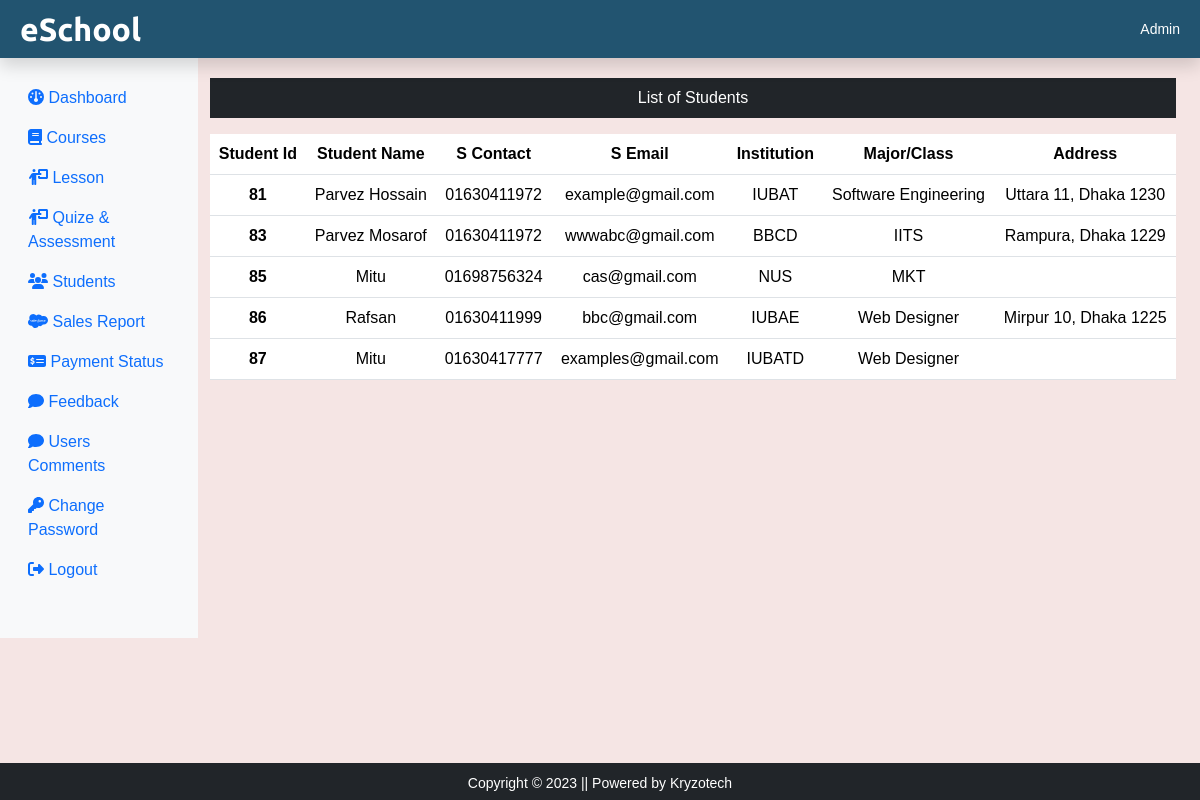
Page /eSchool/admin/students.php (signed in) on the committed database.
### tables this page shows
CREATE TABLE `student` (
  `stu_id` int(11) NOT NULL,
  `stu_name` varchar(255) NOT NULL,
  `stu_contact` varchar(255) NOT NULL,
  `stu_email` varchar(255) NOT NULL,
  `stu_insname` varchar(255) NOT NULL,
  `stu_major` varchar(255) NOT NULL,
  `stu_password` varchar(255) NOT NULL,
  `stu_occ` varchar(255) NOT NULL,
  `stu_img` text NOT NULL,
  `stu_paddress` varchar(255) NOT NULL
);

### eSchool/admin/students.php (the view, shortened to what this page needs)
	<?php
	include('../admin/includes/header.php');
	include_once('../admin/includes/dbconnection.php');
	?>
<div class="col-sm-10 mt-5">
		<p class="text-center bg-dark text-white p-2">List of Students</p>
		<?php
		$sql = "SELECT * FROM student";
		$result = $conn->query($sql);
		if ($result ->num_rows > 0) {
		?>
		<table class="text-center table">
			<thead>
				<tr>
					<th scope="col">Student Id</th>
					<th scope="col">Student Name</th>
					<th scope="col">S Contact</th>
					<th scope="col">S Email</th>
					<th scope="col">Institution</th>
					<th scope="col">Major/Class</th>
					<th scope="col">Address</th>
				</tr>
			</thead>
			<tbody>
				<?php while ($row = $result->fetch_assoc()) {
				echo '<tr>';
					echo '<th scope="row">'.$row['stu_id'].'</th>';
					echo '<td>'.$row['stu_name'].'</td>';
					echo '<td>'.$row['stu_contact'].'</td>';
					echo '<td>'.$row['stu_email'].'</td>';
					echo '<td>'.$row['stu_insname'].'</td>';
					echo '<td>'.$row['stu_major'].'</td>';
					echo '<td>'.$row['stu_paddress'].'</td>';
				echo '</tr>'; ?>
			<?php } ?>
			</tbody>
		</table>
		<?php } else echo "This Table hasn't any value !";?>
	</div>
	<?php include('../admin/includes/footer.php')?>

### eSchool/assets/css/style.css (style rules this page uses)
body { background-color: gray; }

### eSchool/assets/css/adminstyle.css (style rules this page uses)
body { background-color: #f5e5e4; font-family: sans-serif; margin: 0; padding: 0; }

### rows in the picture
student: stu_id "81", stu_name "Parvez Hossain", stu_contact "01630411972", stu_email "example@gmail.com", stu_insname "IUBAT", stu_major "Software Engineering", stu_paddress "Uttara 11, Dhaka 1230"
student: stu_id "83", stu_name "Parvez Mosarof", stu_contact "01630411972", stu_email "wwwabc@gmail.com", stu_insname "BBCD", stu_major "IITS", stu_paddress "Rampura, Dhaka 1229"
student: stu_id "85", stu_name "Mitu", stu_contact "01698756324", stu_email "cas@gmail.com", stu_insname "NUS", stu_major "MKT"
student: stu_id "86", stu_name "Rafsan", stu_contact "01630411999", stu_email "bbc@gmail.com", stu_insname "IUBAE", stu_major "Web Designer", stu_paddress "Mirpur 10, Dhaka 1225"
student: stu_id "87", stu_name "Mitu", stu_contact "01630417777", stu_email "examples@gmail.com", stu_insname "IUBATD", stu_major "Web Designer"
